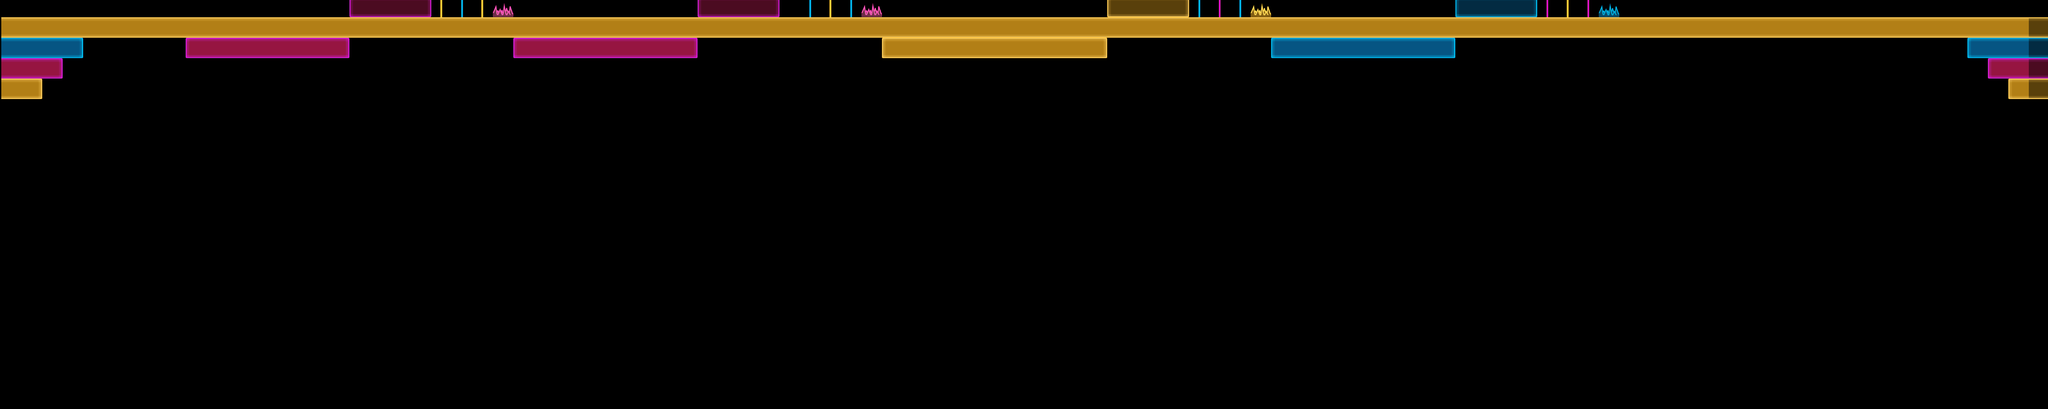

Rendered tile map (Tiled .tmx) drawn with the repository's tilesets; below, a short description and the map source with its tile grids summarised:
An orthogonal 100x20 tile map with 128x128 px tiles, 1 tile layer (Tile Layer 1).

<map version="1.0" orientation="orthogonal" renderorder="right-down" width="100" height="20" tilewidth="128" tileheight="128" nextobjectid="1">
 <properties>
  <property name="end_height" value="7" />
  <property name="height" value="20" />
  <property name="start_height" value="7" />
  <property name="starting_x" value="1" />
  <property name="width" value="100" />
 </properties>
 <tileset firstgid="1" name="neon_tileset" tilewidth="128" tileheight="128" tilecount="225" columns="15">
  <image source="../Viz/ld38_spritesheet.png" width="1920" height="1920" />
  <tile id="0">
   <properties>
    <property name="type" value="oj_nw" />
   </properties>
  </tile>
  <tile id="1">
   <properties>
    <property name="type" value="oj_n" />
   </properties>
  </tile>
  <tile id="2">
   <properties>
    <property name="type" value="oj_ne" />
   </properties>
  </tile>
  <tile id="3">
   <properties>
    <property name="type" value="m_nw" />
   </properties>
  </tile>
  <tile id="4">
   <properties>
    <property name="type" value="m_n" />
   </properties>
  </tile>
  <tile id="5">
   <properties>
    <property name="type" value="m_ne" />
   </properties>
  </tile>
  <tile id="6">
   <properties>
    <property name="type" value="b_nw" />
   </properties>
  </tile>
  <tile id="7">
   <properties>
    <property name="type" value="b_n" />
   </properties>
  </tile>
  <tile id="8">
   <properties>
    <property name="type" value="b_ne" />
   </properties>
  </tile>
  <tile id="15">
   <properties>
    <property name="type" value="oj_w" />
   </properties>
  </tile>
  <tile id="16">
   <properties>
    <property name="type" value="oj_c" />
   </properties>
  </tile>
  <tile id="17">
   <properties>
    <property name="type" value="oj_e" />
   </properties>
  </tile>
  <tile id="18">
   <properties>
    <property name="type" value="m_w" />
   </properties>
  </tile>
  <tile id="19">
   <properties>
    <property name="type" value="m_c" />
   </properties>
  </tile>
  <tile id="20">
   <properties>
    <property name="type" value="m_e" />
   </properties>
  </tile>
  <tile id="21">
   <properties>
    <property name="type" value="b_w" />
   </properties>
  </tile>
  <tile id="22">
   <properties>
    <property name="type" value="b_c" />
   </properties>
  </tile>
  <tile id="23">
   <properties>
    <property name="type" value="b_e" />
   </properties>
  </tile>
  <tile id="30">
   <properties>
    <property name="type" value="oj_sw" />
   </properties>
  </tile>
  <tile id="31">
   <properties>
    <property name="type" value="oj_s" />
   </properties>
  </tile>
  <tile id="32">
   <properties>
    <property name="type" value="oj_se" />
   </properties>
  </tile>
  <tile id="33">
   <properties>
    <property name="type" value="m_sw" />
   </properties>
  </tile>
  <tile id="34">
   <properties>
    <property name="type" value="m_s" />
   </properties>
  </tile>
  <tile id="35">
   <properties>
    <property name="type" value="m_se" />
   </properties>
  </tile>
  <tile id="36">
   <properties>
    <property name="type" value="b_sw" />
   </properties>
  </tile>
  <tile id="37">
   <properties>
    <property name="type" value="b_s" />
   </properties>
  </tile>
  <tile id="38">
   <properties>
    <property name="type" value="b_se" />
   </properties>
  </tile>
  <tile id="45">
   <properties>
    <property name="type" value="oj_hw" />
   </properties>
  </tile>
  <tile id="46">
   <properties>
    <property name="type" value="oj_hc" />
   </properties>
  </tile>
  <tile id="47">
   <properties>
    <property name="type" value="oj_he" />
   </properties>
  </tile>
  <tile id="48">
   <properties>
    <property name="type" value="m_hw" />
   </properties>
  </tile>
  <tile id="49">
   <properties>
    <property name="type" value="m_hc" />
   </properties>
  </tile>
  <tile id="50">
   <properties>
    <property name="type" value="m_he" />
   </properties>
  </tile>
  <tile id="51">
   <properties>
    <property name="type" value="b_hw" />
   </properties>
  </tile>
  <tile id="52">
   <properties>
    <property name="type" value="b_hc" />
   </properties>
  </tile>
  <tile id="53">
   <properties>
    <property name="type" value="b_he" />
   </properties>
  </tile>
  <tile id="60">
   <properties>
    <property name="type" value="oj_vn" />
   </properties>
  </tile>
  <tile id="61">
   <properties>
    <property name="type" value="oj_u" />
   </properties>
  </tile>
  <tile id="63">
   <properties>
    <property name="type" value="m_vn" />
   </properties>
  </tile>
  <tile id="64">
   <properties>
    <property name="type" value="m_u" />
   </properties>
  </tile>
  <tile id="66">
   <properties>
    <property name="type" value="b_vn" />
   </properties>
  </tile>
  <tile id="67">
   <properties>
    <property name="type" value="b_u" />
   </properties>
  </tile>
  <tile id="75">
   <properties>
    <property name="type" value="oj_vc" />
   </properties>
  </tile>
  <tile id="76">
   <properties>
    <property name="type" value="oj_spike" />
   </properties>
  </tile>
  <tile id="78">
   <properties>
    <property name="type" value="m_vc" />
   </properties>
  </tile>
  <tile id="79">
   <properties>
    <property name="type" value="m_spike" />
   </properties>
  </tile>
  <tile id="81">
   <properties>
    <property name="type" value="b_vc" />
   </properties>
  </tile>
  <tile id="82">
   <properties>
    <property name="type" value="b_spike" />
   </properties>
  </tile>
  <tile id="90">
   <properties>
    <property name="type" value="oj_vs" />
   </properties>
  </tile>
  <tile id="91">
   <properties>
    <property name="type" value="oj_laser" />
   </properties>
  </tile>
  <tile id="93">
   <properties>
    <property name="type" value="m_vs" />
   </properties>
  </tile>
  <tile id="94">
   <properties>
    <property name="type" value="m_laser" />
   </properties>
  </tile>
  <tile id="96">
   <properties>
    <property name="type" value="b_vs" />
   </properties>
  </tile>
  <tile id="97">
   <properties>
    <property name="type" value="b_laser" />
   </properties>
  </tile>
 </tileset>
 <layer name="Tile Layer 1" width="100" height="20" offsetx="8" offsety="-1940">
  <data>[2000 cells, 367 non-empty, 15 distinct tile ids]</data>
 </layer>
</map>
